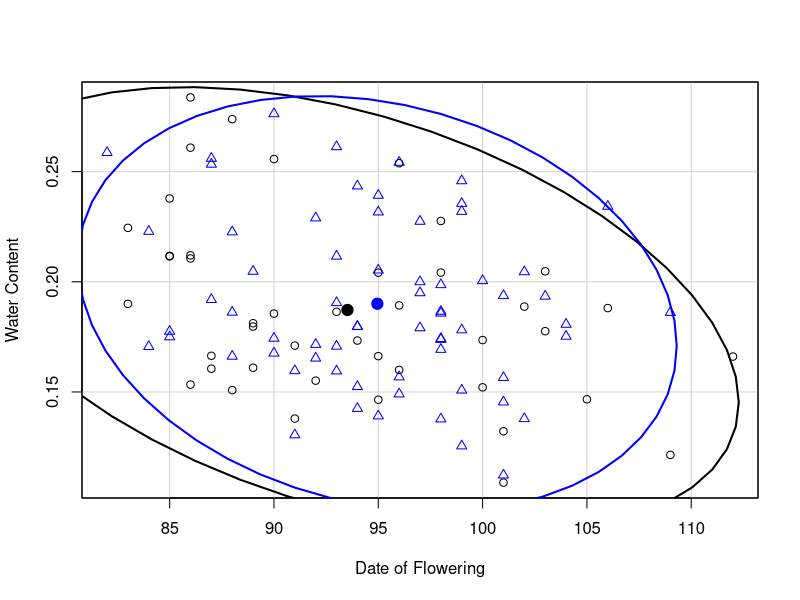
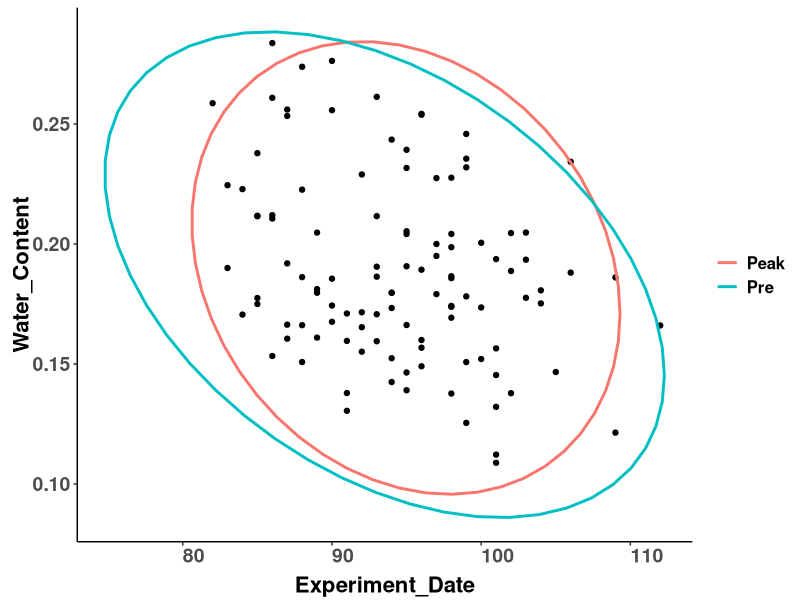
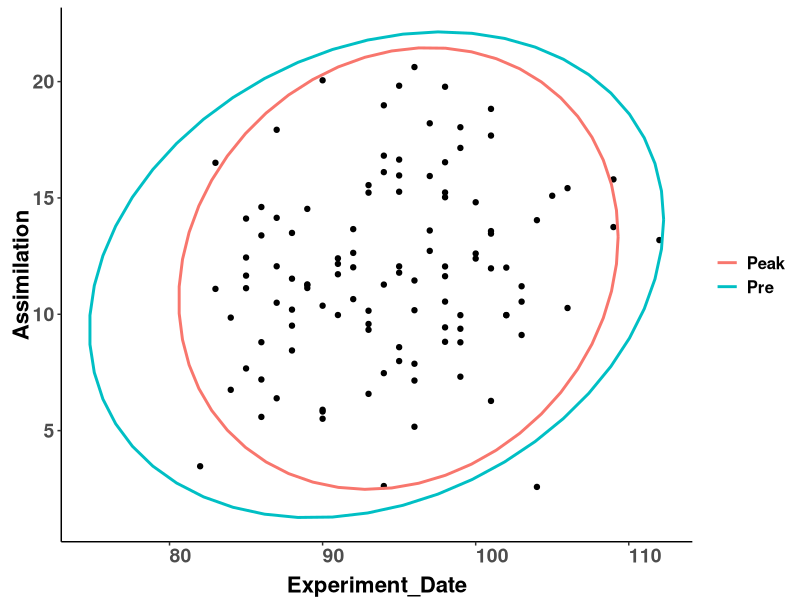
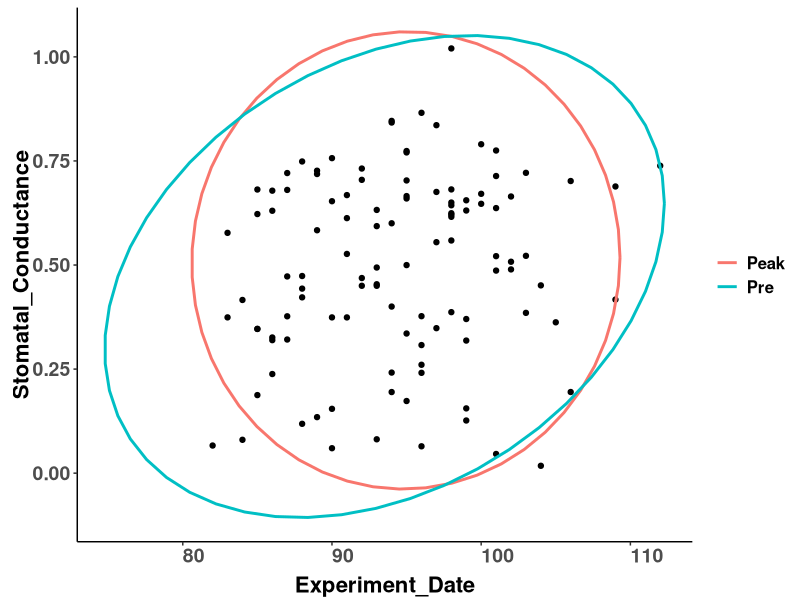
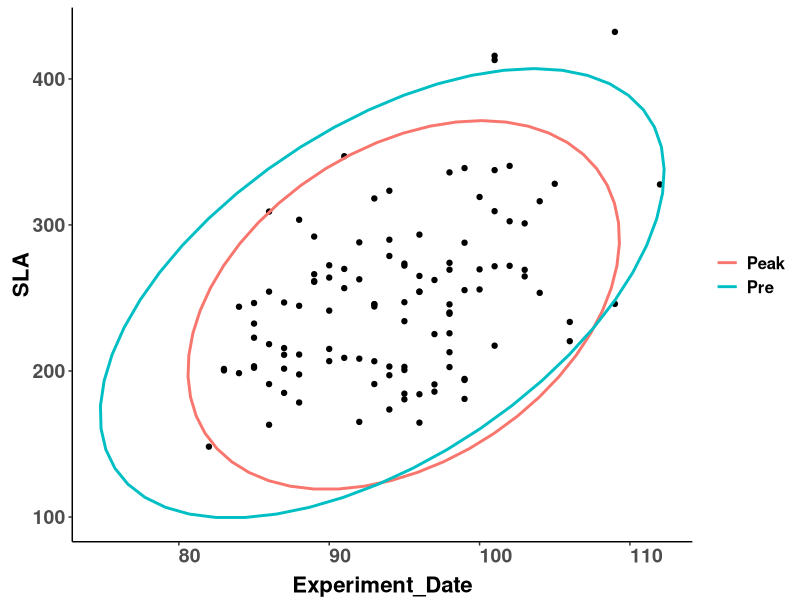
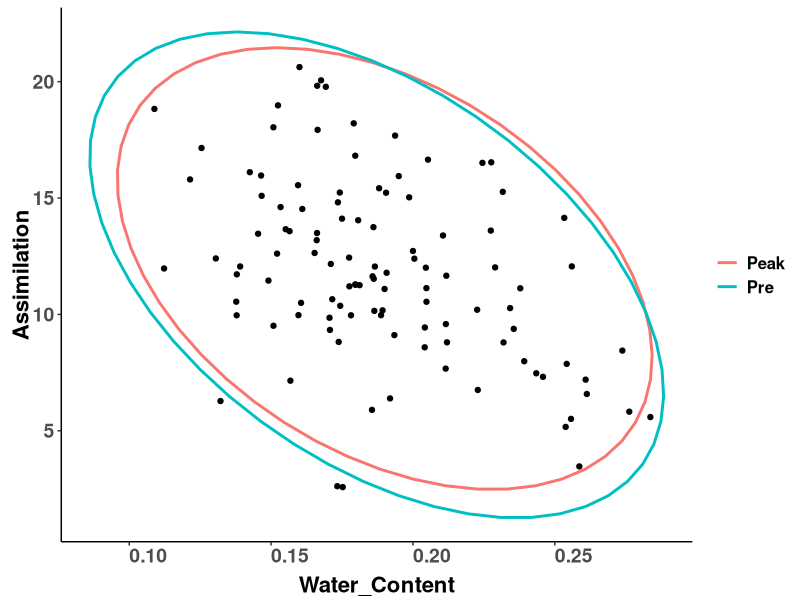
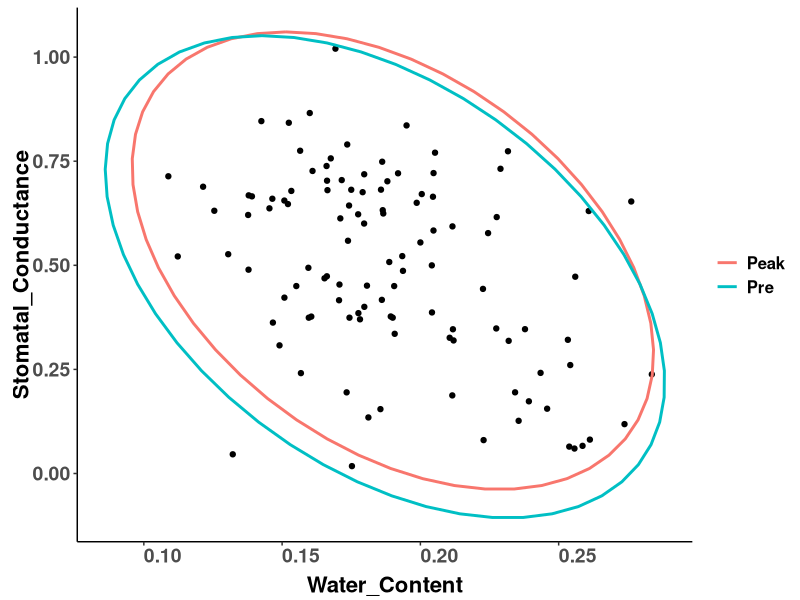
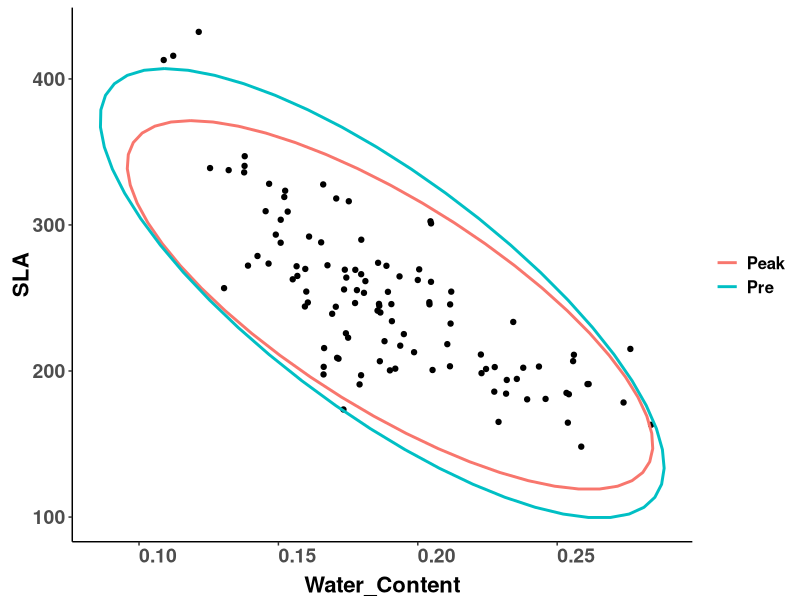

Recreate these plots in R, in order.
##### visualization of the raw data pairwise scatterplots 
#read in packages
library(tidyverse)
library(ggplot2)
library(ggforce)
library(car)
library(cowplot)

# Read in data
all <- read.csv("Data/all.csv")
#place <- read.csv("Data/placements.csv")
South <- all %>% filter(Region == "3.South") #subset of data
South <- mutate_if(South, is.character, stringr::str_replace_all, pattern = "Pre", replacement = "1")
South <- mutate_if(South, is.character, stringr::str_replace_all, pattern = "Peak", replacement = "2")
South$Period <- as.factor(South$Period)

#calculate ellipses
elli_Period <- dataEllipse(South$Experiment_Date, South$Water_Content, South$Period, group.labels=South$Period,
                           weights, log="", levels=0.95, center.pch=19, 
                           center.cex=1.5, draw=TRUE, segments=51, 
                           robust=FALSE, xlab="Date of Flowering", ylab="Water Content", 
                           lwd=2, fill=FALSE, fill.alpha=0.3, grid=TRUE, id=FALSE) 
df1 <- data.frame(elli_Period$'1')
df1[,3] <- "Pre"

df2 <- data.frame(elli_Period$`2`)
df2[,3] <- "Peak"

df <- data.frame(rbind(df1,df2))


### DF by WC
df.wc <- ggplot(South, aes(Experiment_Date,Water_Content))+
  geom_point() +
  theme_classic() +  
  geom_path(data=df, aes(x=x, y=y,colour=V3), size=1) +
  theme(legend.title = element_blank(),
        legend.text = element_text(size = 12, face = "bold"),
        axis.text.x = element_text(size=14, face="bold", angle=0,hjust=0),
        axis.text.y = element_text(size=14,face="bold"),
        axis.title.x = element_text(color="black", size=16, vjust = 0, face="bold"),
        axis.title.y = element_text(color="black", size=16,vjust = 0, face="bold"))
df.wc 

#### DF by Ass
elli2_Period <- dataEllipse(South$Experiment_Date, South$Assimilation, South$Period, group.labels=South$Period,
                            weights, log="", levels=0.95, center.pch=19, 
                            center.cex=1.5, draw=FALSE, segments=51, 
                            robust=FALSE, xlab="Date of Flowering", ylab="Assimilation", 
                            lwd=2, fill=FALSE, fill.alpha=0.3, grid=TRUE, id=FALSE) 

dfA <- data.frame(elli2_Period$'1')
dfA[,3] <- "Pre"

dfB <- data.frame(elli2_Period$`2`)
dfB[,3] <- "Peak"

df2 <- data.frame(rbind(dfA,dfB))

df.ass <- ggplot(South, aes(Experiment_Date,Assimilation))+
  geom_point() +
  theme_classic() +  
  geom_path(data=df2, aes(x=x, y=y,colour=V3), size=1) +
  theme(legend.title = element_blank(),
        legend.text = element_text(size = 12, face = "bold"),
        axis.text.x = element_text(size=14, face="bold", angle=0,hjust=0),
        axis.text.y = element_text(size=14,face="bold"),
        axis.title.x = element_text(color="black", size=16, vjust = 0, face="bold"),
        axis.title.y = element_text(color="black", size=16,vjust = 0, face="bold"))
df.ass 

#### DF by gs
elli3_Period <- dataEllipse(South$Experiment_Date, South$Stomatal_Conductance, South$Period, group.labels=South$Period,
                            weights, log="", levels=0.95, center.pch=19, 
                            center.cex=1.5, draw=FALSE, segments=51, 
                            robust=FALSE, xlab="Date of Flowering", ylab="Stomatal Conductance", 
                            lwd=2, fill=FALSE, fill.alpha=0.3, grid=TRUE, id=FALSE) 

dfA <- data.frame(elli3_Period$'1')
dfA[,3] <- "Pre"

dfB <- data.frame(elli3_Period$`2`)
dfB[,3] <- "Peak"

df3 <- data.frame(rbind(dfA,dfB))

df.gs <- ggplot(South, aes(Experiment_Date,Stomatal_Conductance))+
  geom_point() +
  theme_classic() +  
  geom_path(data=df3, aes(x=x, y=y,colour=V3), size=1) +
  theme(legend.title = element_blank(),
        legend.text = element_text(size = 12, face = "bold"),
        axis.text.x = element_text(size=14, face="bold", angle=0,hjust=0),
        axis.text.y = element_text(size=14,face="bold"),
        axis.title.x = element_text(color="black", size=16, vjust = 0, face="bold"),
        axis.title.y = element_text(color="black", size=16,vjust = 0, face="bold"))
df.gs 

#### DF by SLA
elli4_Period <- dataEllipse(South$Experiment_Date, South$SLA, South$Period, group.labels=South$Period,
                            weights, log="", levels=0.95, center.pch=19, 
                            center.cex=1.5, draw=FALSE, segments=51, 
                            robust=FALSE, xlab="Date of Flowering", ylab="SLA", 
                            lwd=2, fill=FALSE, fill.alpha=0.3, grid=TRUE, id=FALSE) 

dfA <- data.frame(elli4_Period$'1')
dfA[,3] <- "Pre"

dfB <- data.frame(elli4_Period$`2`)
dfB[,3] <- "Peak"

df4 <- data.frame(rbind(dfA,dfB))

df.sla <- ggplot(South, aes(Experiment_Date,SLA))+
  geom_point() +
  theme_classic() +  
  geom_path(data=df4, aes(x=x, y=y,colour=V3), size=1) +
  theme(legend.title = element_blank(),
        legend.text = element_text(size = 12, face = "bold"),
        axis.text.x = element_text(size=14, face="bold", angle=0,hjust=0),
        axis.text.y = element_text(size=14,face="bold"),
        axis.title.x = element_text(color="black", size=16, vjust = 0, face="bold"),
        axis.title.y = element_text(color="black", size=16,vjust = 0, face="bold"))
df.sla

#### WC by Ass
elli5_Period <- dataEllipse(South$Water_Content, South$Assimilation, South$Period, group.labels=South$Period,
                            weights, log="", levels=0.95, center.pch=19, 
                            center.cex=1.5, draw=FALSE, segments=51, 
                            robust=FALSE, xlab="Water Content", ylab="Assimilation", 
                            lwd=2, fill=FALSE, fill.alpha=0.3, grid=TRUE, id=FALSE) 

dfA <- data.frame(elli5_Period$'1')
dfA[,3] <- "Pre"

dfB <- data.frame(elli5_Period$`2`)
dfB[,3] <- "Peak"

df5 <- data.frame(rbind(dfA,dfB))

wc.ass <- ggplot(South, aes(Water_Content,Assimilation))+
  geom_point() +
  theme_classic() +  
  geom_path(data=df5, aes(x=x, y=y,colour=V3), size=1) +
  theme(legend.title = element_blank(),
        legend.text = element_text(size = 12, face = "bold"),
        axis.text.x = element_text(size=14, face="bold", angle=0,hjust=0),
        axis.text.y = element_text(size=14,face="bold"),
        axis.title.x = element_text(color="black", size=16, vjust = 0, face="bold"),
        axis.title.y = element_text(color="black", size=16,vjust = 0, face="bold"))
wc.ass 

#### WC by gs
elli6_Period <- dataEllipse(South$Water_Content, South$Stomatal_Conductance, South$Period, group.labels=South$Period,
                            weights, log="", levels=0.95, center.pch=19, 
                            center.cex=1.5, draw=FALSE, segments=51, 
                            robust=FALSE, xlab="Water Content", ylab="Stomatal Conductance", 
                            lwd=2, fill=FALSE, fill.alpha=0.3, grid=TRUE, id=FALSE) 

dfA <- data.frame(elli6_Period$'1')
dfA[,3] <- "Pre"

dfB <- data.frame(elli6_Period$`2`)
dfB[,3] <- "Peak"

df6 <- data.frame(rbind(dfA,dfB))

wc.gs <- ggplot(South, aes(Water_Content,Stomatal_Conductance))+
  geom_point() +
  theme_classic() +  
  geom_path(data=df6, aes(x=x, y=y,colour=V3), size=1) +
  theme(legend.title = element_blank(),
        legend.text = element_text(size = 12, face = "bold"),
        axis.text.x = element_text(size=14, face="bold", angle=0,hjust=0),
        axis.text.y = element_text(size=14,face="bold"),
        axis.title.x = element_text(color="black", size=16, vjust = 0, face="bold"),
        axis.title.y = element_text(color="black", size=16,vjust = 0, face="bold"))
wc.gs 

#### WC by SLA
elli7_Period <- dataEllipse(South$Water_Content, South$SLA, South$Period, group.labels=South$Period,
                            weights, log="", levels=0.95, center.pch=19, 
                            center.cex=1.5, draw=FALSE, segments=51, 
                            robust=FALSE, xlab="Water Content", ylab="SLA", 
                            lwd=2, fill=FALSE, fill.alpha=0.3, grid=TRUE, id=FALSE) 

dfA <- data.frame(elli7_Period$'1')
dfA[,3] <- "Pre"

dfB <- data.frame(elli7_Period$`2`)
dfB[,3] <- "Peak"

df7 <- data.frame(rbind(dfA,dfB))

wc.sla <- ggplot(South, aes(Water_Content,SLA))+
  geom_point() +
  theme_classic() +  
  geom_path(data=df7, aes(x=x, y=y,colour=V3), size=1) +
  theme(legend.title = element_blank(),
        legend.text = element_text(size = 12, face = "bold"),
        axis.text.x = element_text(size=14, face="bold", angle=0,hjust=0),
        axis.text.y = element_text(size=14,face="bold"),
        axis.title.x = element_text(color="black", size=16, vjust = 0, face="bold"),
        axis.title.y = element_text(color="black", size=16,vjust = 0, face="bold"))
wc.sla 

#### SLA by Ass
elli8_Period <- dataEllipse(South$SLA, South$Assimilation, South$Period, group.labels=South$Period,
                            weights, log="", levels=0.95, center.pch=19, 
                            center.cex=1.5, draw=FALSE, segments=51, 
                            robust=FALSE, xlab="SLA", ylab="Assimilation", 
                            lwd=2, fill=FALSE, fill.alpha=0.3, grid=TRUE, id=FALSE) 

dfA <- data.frame(elli8_Period$'1')
dfA[,3] <- "Pre"

dfB <- data.frame(elli8_Period$`2`)
dfB[,3] <- "Peak"

df8 <- data.frame(rbind(dfA,dfB))

sla.ass <- ggplot(South, aes(SLA,Assimilation))+
  geom_point() +
  theme_classic() +  
  geom_path(data=df8, aes(x=x, y=y,colour=V3), size=1) +
  theme(legend.title = element_blank(),
        legend.text = element_text(size = 12, face = "bold"),
        axis.text.x = element_text(size=14, face="bold", angle=0,hjust=0),
        axis.text.y = element_text(size=14,face="bold"),
        axis.title.x = element_text(color="black", size=16, vjust = 0, face="bold"),
        axis.title.y = element_text(color="black", size=16,vjust = 0, face="bold"))
sla.ass 


#### gs by sla
elli9_Period <- dataEllipse(South$Stomatal_Conductance, South$SLA, South$Period, group.labels=South$Period,
                            weights, log="", levels=0.95, center.pch=19, 
                            center.cex=1.5, draw=FALSE, segments=51, 
                            robust=FALSE, xlab="Stomatal Conductance", ylab="SLA", 
                            lwd=2, fill=FALSE, fill.alpha=0.3, grid=TRUE, id=FALSE) 

dfA <- data.frame(elli9_Period$'1')
dfA[,3] <- "Pre"

dfB <- data.frame(elli9_Period$`2`)
dfB[,3] <- "Peak"

df9 <- data.frame(rbind(dfA,dfB))

gs.sla <- ggplot(South, aes(Stomatal_Conductance,SLA))+
  geom_point() +
  theme_classic() +  
  geom_path(data=df9, aes(x=x, y=y,colour=V3), size=1) +
  theme(legend.title = element_blank(),
        legend.text = element_text(size = 12, face = "bold"),
        axis.text.x = element_text(size=14, face="bold", angle=0,hjust=0),
        axis.text.y = element_text(size=14,face="bold"),
        axis.title.x = element_text(color="black", size=16, vjust = 0, face="bold"),
        axis.title.y = element_text(color="black", size=16,vjust = 0, face="bold"))
gs.sla 



### gs by ASS
elli10_Period <- dataEllipse(South$Stomatal_Conductance, South$Assimilation, South$Period, group.labels=South$Period,
                             weights, log="", levels=0.95, center.pch=19, 
                             center.cex=1.5, draw=FALSE, segments=51, 
                             robust=FALSE, xlab="Stomatal Conductance", ylab="SLA", 
                             lwd=2, fill=FALSE, fill.alpha=0.3, grid=TRUE, id=FALSE) 

dfA <- data.frame(elli10_Period$'1')
dfA[,3] <- "Pre"

dfB <- data.frame(elli10_Period$`2`)
dfB[,3] <- "Peak"

df10 <- data.frame(rbind(dfA,dfB))

gs.ass <- ggplot(South, aes(Stomatal_Conductance,Assimilation))+
  geom_point() +
  theme_classic() +  
  geom_path(data=df10, aes(x=x, y=y,colour=V3), size=1) +
  theme(legend.title = element_blank(),
        legend.text = element_text(size = 12, face = "bold"),
        axis.text.x = element_text(size=14, face="bold", angle=0,hjust=0),
        axis.text.y = element_text(size=14,face="bold"),
        axis.title.x = element_text(color="black", size=16, vjust = 0, face="bold"),
        axis.title.y = element_text(color="black", size=16,vjust = 0, face="bold"))
gs.ass

# cowplot export 10 by 16
plot_grid(df.sla, df.wc, df.ass, df.gs, sla.ass, gs.sla,
          wc.sla, wc.ass, wc.gs, gs.ass,  ncol=2)



